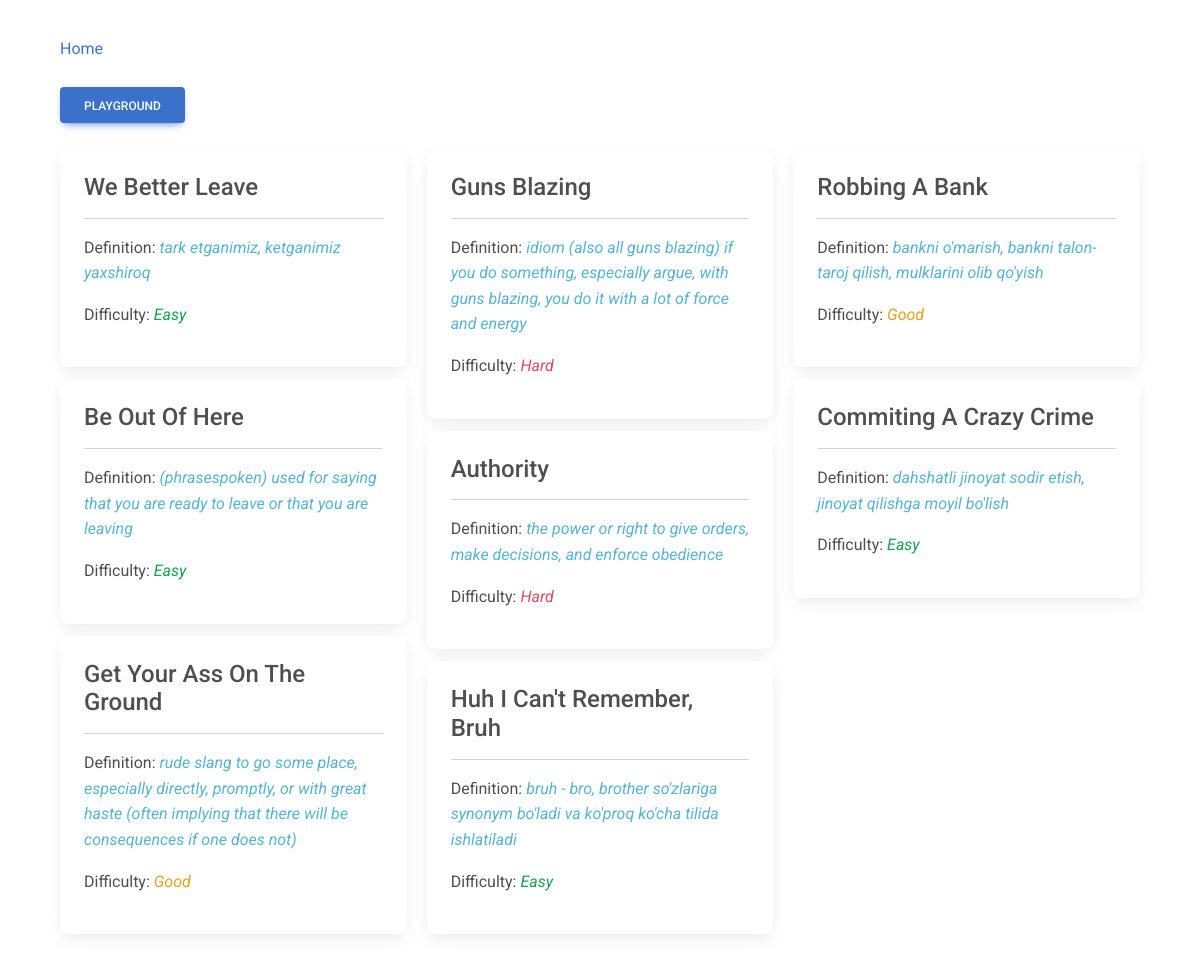
The app's page /25/, older data.
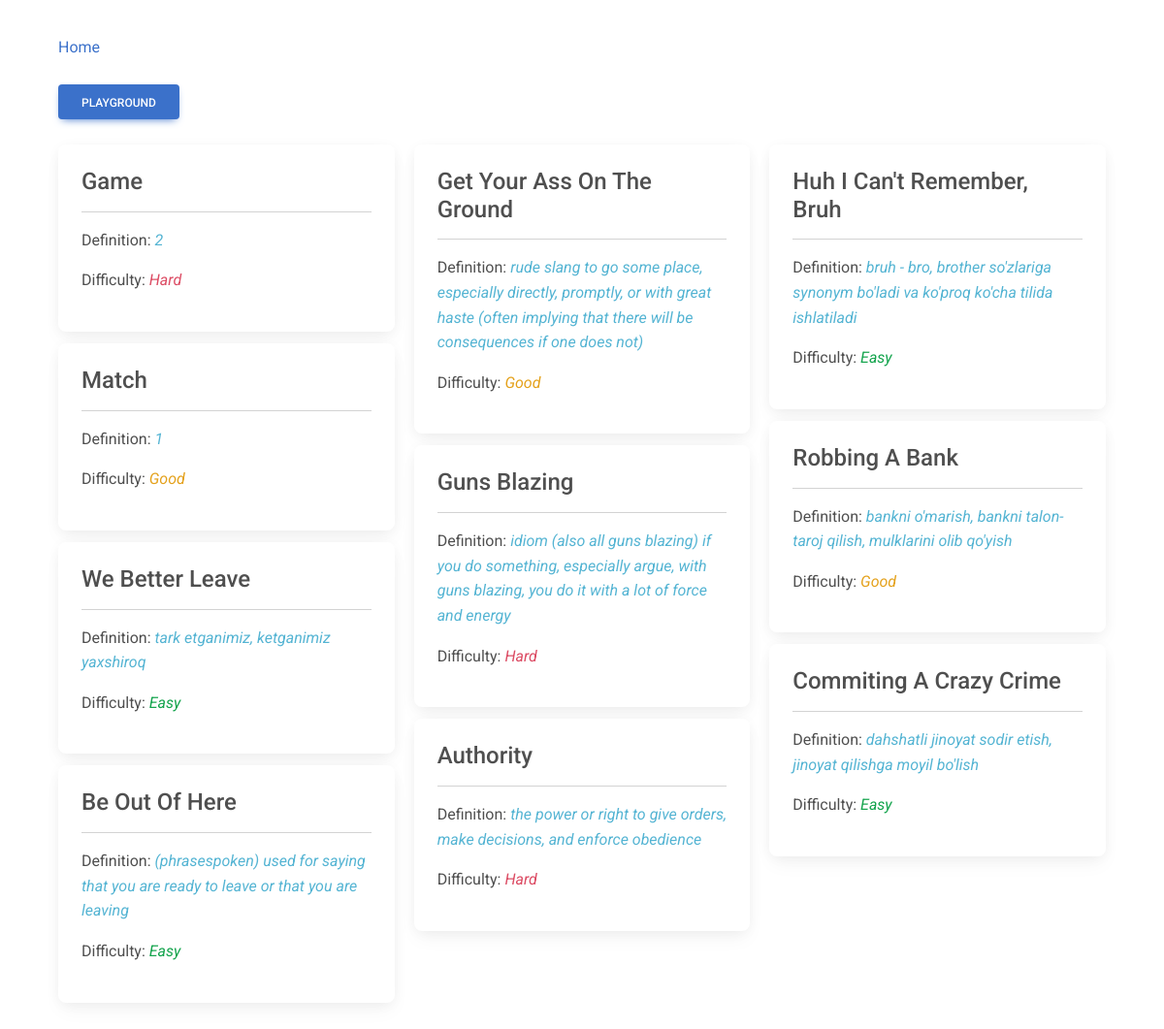
The same page, newer data.
### flashcards/models.py (models this page shows, shortened)
class FlashCard(models.Model):
    FLASHCARD_DIFFICULTY_EASY = "1"
    FLASHCARD_DIFFICULTY_GOOD = "2"
    FLASHCARD_DIFFICULTY_HARD = "3"
    FLASHCARD_DIFFICULTY_CHOICES = (
        (FLASHCARD_DIFFICULTY_EASY, "Easy"),
        (FLASHCARD_DIFFICULTY_GOOD, "Good"),
        (FLASHCARD_DIFFICULTY_HARD, "Hard"),
    )
    word = models.CharField(max_length=255, blank=False)
    definition = models.TextField(blank=False)
    difficulty = models.CharField(
        max_length=1,
        choices=FLASHCARD_DIFFICULTY_CHOICES,
        default=FLASHCARD_DIFFICULTY_HARD,
    )
    created_at = models.DateTimeField(auto_now_add=True, null=True)
    collection = models.ForeignKey(Collection, on_delete=models.CASCADE)

### flashcards/views.py (the view, shortened to what this page needs)
# urls.py: path("<int:id>/", detail_flashcard, name="detail-flashcard"),
def detail_flashcard(request, id):
    if request.method == "GET":
        flashcards = FlashCard.objects.filter(collection_id=id).order_by("-created_at")
        collection_owner_id = Collection.objects.get(id=id).owner_id
        return render(
            request,
            "flashcards/detail-flashcard.html",
            {
                "flashcards": flashcards,
                "collection_id": id,
                "collection_owner_id": collection_owner_id,
            },
        )

### flashcards/templates/flashcards/detail-flashcard.html (shortened to what this page needs)
{% load static %}
<html lang="en">
<head>
  <link rel="stylesheet" href="https://cdnjs.cloudflare.com/ajax/libs/font-awesome/6.1.2/css/all.min.css" />
  <link rel="stylesheet" href="https://cdn.jsdelivr.net/npm/bootstrap@4.6.2/dist/css/bootstrap.min.css">
  <link rel="stylesheet" href="https://cdnjs.cloudflare.com/ajax/libs/font-awesome/6.0.0/css/all.min.css" />
  <link rel="stylesheet" href="{% static 'flashcards/css/mdb.min.css' %}" />
</head>
<body style="padding: 3% 5%;">
  <header>
    <a href="/">Home</a>
  </header>
  <br>
  <div class="d-flex justify-content-between align-items-center">
    {% if flashcards %}
    <a class="btn btn-primary" href="/{{collection_id}}/test/">Playground</a>
    {% else %}
    <a class="btn btn-primary disabled" href="/{{collection_id}}/test/">Playground</a>
    {% endif %}
  </div>
  <br>
  {% if flashcards %}
  <div class="card-columns">
    {% for flashcard in flashcards %}
    <div class="card">
      <div class="card-body">
        <h4 class="card-title">{{ flashcard.word | title }}</h4>
        <hr>
        <p class="card-text">Definition:
          <i class="text-info">{{ flashcard.definition | lower }}</i>
        </p>
        {% if flashcard.difficulty == '1' %}
        <p>Difficulty: <i class="text-success">Easy</i> </p>
        {% elif flashcard.difficulty == '2' %}
        <p>Difficulty: <i class="text-warning">Good</i> </p>
        {% else %}
        <p>Difficulty: <i class="text-danger">Hard</i> </p>
        {% endif %}
      </div>
    </div>
    {% endfor %}
  </div>
  {% else %}
  <p class="text-info">No flashcards yet</p>
  {% endif %}
</body>
</html>

### flashcards/templates/flashcards/detail-flashcard.html (style rules this page uses)
body:not(.modal-open) { padding-right: 5% !important; }
body:not(.modal-close) { padding-right: 5% !important; }

Row changes from the older to the newer data that the page shows:
added FlashCard: word "Game", definition "2", shows "Difficulty:", difficulty "Hard"
added FlashCard: word "Match", definition "1", shows "Difficulty:", difficulty "Good"
